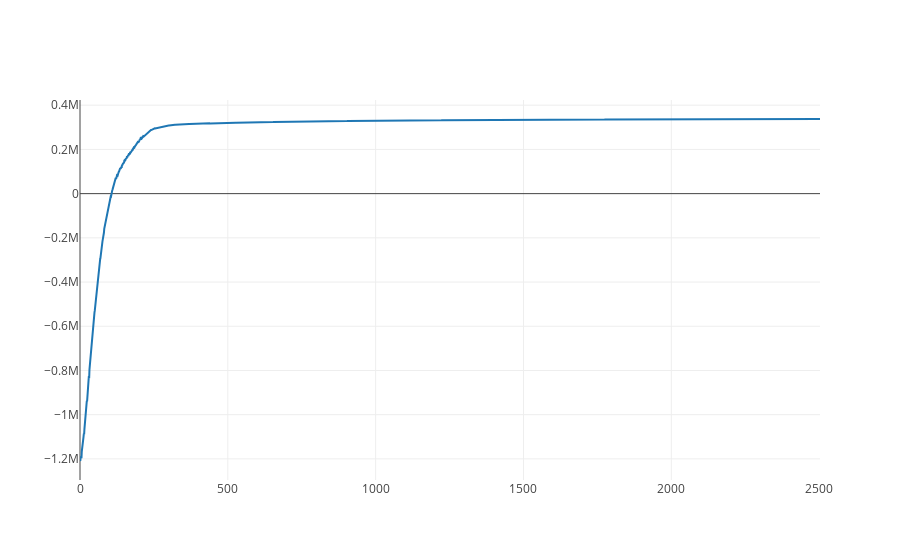

The cell this chart's notebook holds for it:
### Code cell
iplot([go.Scatter(x = range(len(inf_svi.elbos)), y = inf_svi.elbos)])

### Figure 1 — Plotly figure (JSON) as saved in the notebook; plotly's stock layout.template omitted (floating-point values rounded to 4 significant figures; data arrays with more than 128 entries replaced by an {"elided": "..."} marker saying what was removed)
{"data": [{"type": "scatter", "x": {"elided": "2504 int values"}, "y": {"elided": "2504 float values"}}], "layout": {}}
